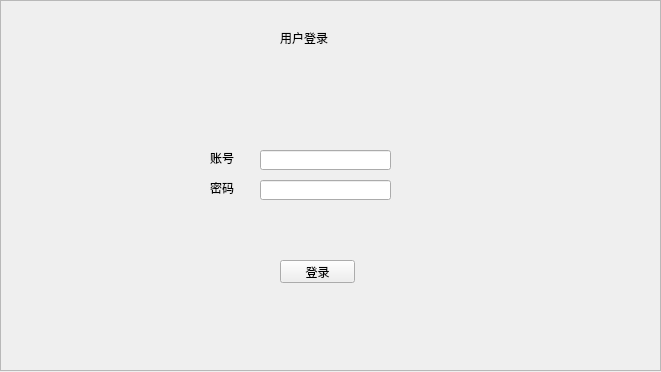
<?xml version="1.0" encoding="UTF-8"?>
<ui version="4.0">
 <class>Widget</class>
 <widget class="QWidget" name="Widget">
  <property name="geometry">
   <rect>
    <x>0</x>
    <y>0</y>
    <width>661</width>
    <height>372</height>
   </rect>
  </property>
  <property name="windowTitle">
   <string>Widget</string>
  </property>
  <widget class="QFrame" name="frame">
   <property name="geometry">
    <rect>
     <x>0</x>
     <y>0</y>
     <width>661</width>
     <height>371</height>
    </rect>
   </property>
   <property name="styleSheet">
    <string notr="true">background-image: url(:/image/login.jpg);</string>
   </property>
   <property name="frameShape">
    <enum>QFrame::StyledPanel</enum>
   </property>
   <property name="frameShadow">
    <enum>QFrame::Raised</enum>
   </property>
   <widget class="QPushButton" name="pushButton">
    <property name="geometry">
     <rect>
      <x>280</x>
      <y>260</y>
      <width>75</width>
      <height>23</height>
     </rect>
    </property>
    <property name="text">
     <string>登录</string>
    </property>
   </widget>
   <widget class="QLabel" name="label">
    <property name="geometry">
     <rect>
      <x>280</x>
      <y>30</y>
      <width>61</width>
      <height>16</height>
     </rect>
    </property>
    <property name="styleSheet">
     <string notr="true">font: 10pt &quot;黑体&quot;;</string>
    </property>
    <property name="text">
     <string>用户登录</string>
    </property>
   </widget>
   <widget class="QLabel" name="label_2">
    <property name="geometry">
     <rect>
      <x>210</x>
      <y>150</y>
      <width>31</width>
      <height>16</height>
     </rect>
    </property>
    <property name="text">
     <string>账号</string>
    </property>
   </widget>
   <widget class="QLabel" name="label_3">
    <property name="geometry">
     <rect>
      <x>210</x>
      <y>180</y>
      <width>31</width>
      <height>16</height>
     </rect>
    </property>
    <property name="text">
     <string>密码</string>
    </property>
   </widget>
   <widget class="QLineEdit" name="lineEdit">
    <property name="geometry">
     <rect>
      <x>260</x>
      <y>150</y>
      <width>131</width>
      <height>20</height>
     </rect>
    </property>
   </widget>
   <widget class="QLineEdit" name="lineEdit_2">
    <property name="geometry">
     <rect>
      <x>260</x>
      <y>180</y>
      <width>131</width>
      <height>20</height>
     </rect>
    </property>
   </widget>
  </widget>
 </widget>
 <layoutdefault spacing="6" margin="11"/>
 <resources/>
 <connections/>
</ui>
